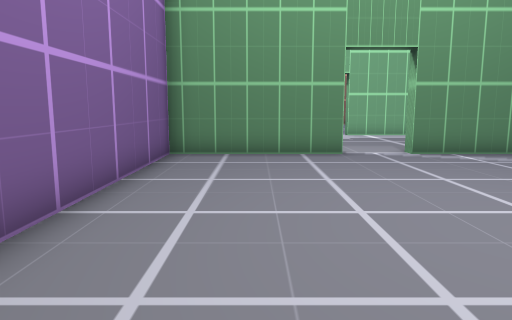
view 1 (above)

21 first-person views from a walk through a scene from a Unity 3-D project. The camera is 1.3 m above the floor, tilts 8° down and sees 70° across. The floor is counted in squares, 1 m on a side. Each view is taken from the middle of a square. On the plan, view 1 faces up. The plan holds only what a view shows up to about 15 squares ahead; the rest is blank. The place goes on beyond the plan. The player character is not drawn.

view 2
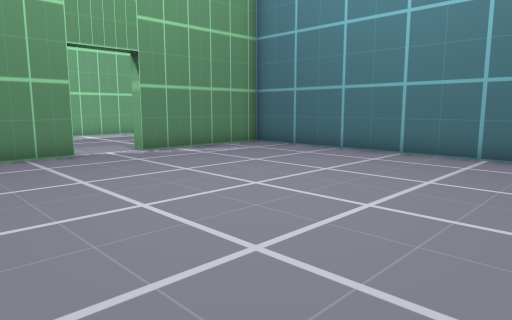

view 3
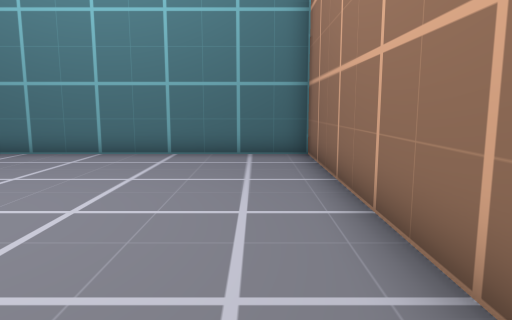

view 4
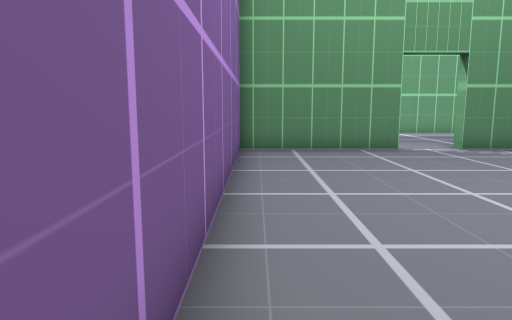

view 5
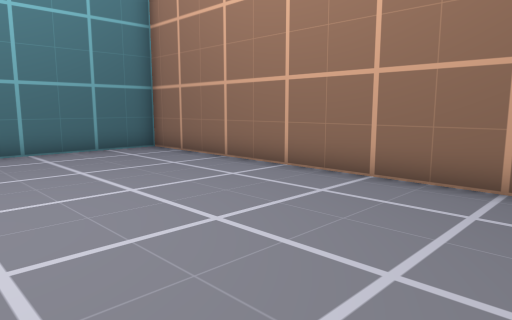

view 6
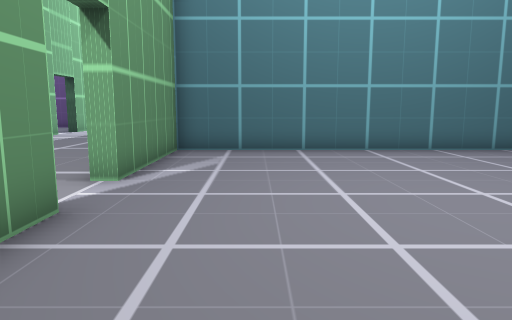

view 7
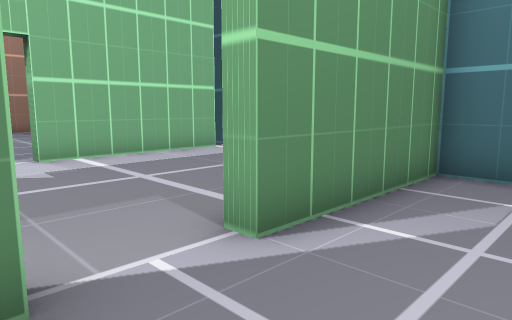

view 8
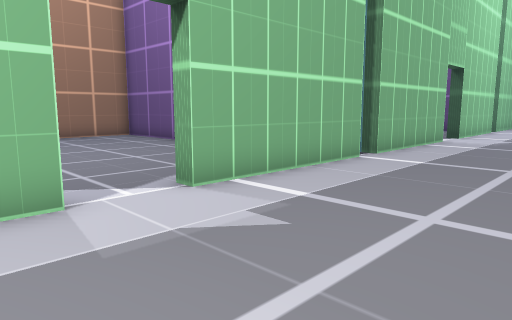

view 9
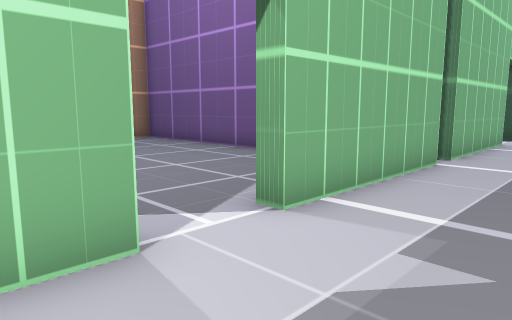

view 10
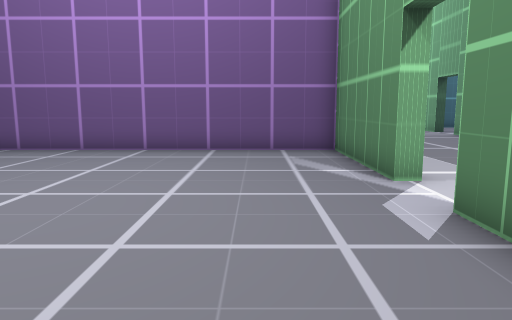

view 11
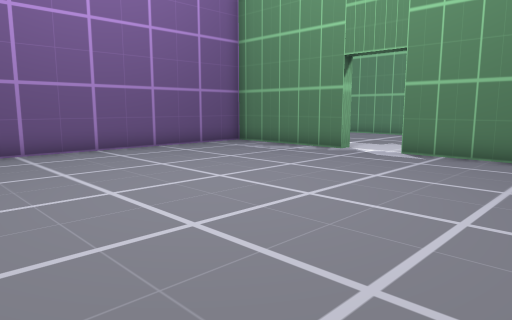

view 12
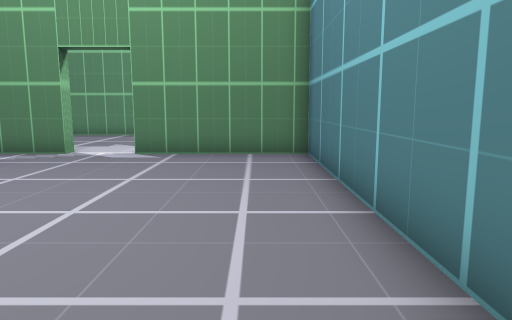

view 13
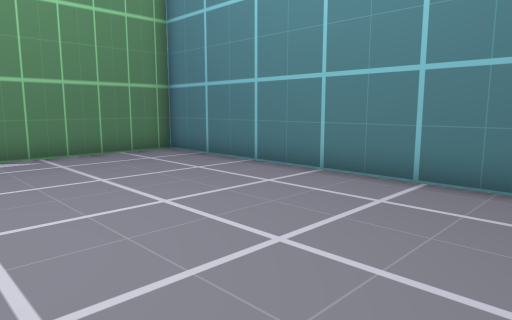

view 14
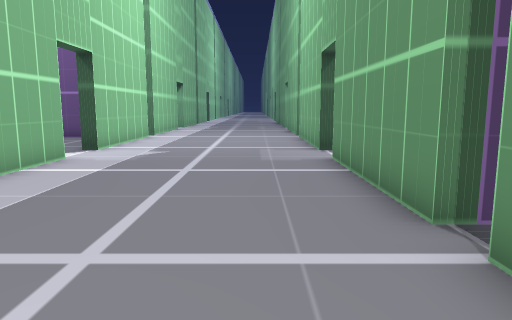

view 15
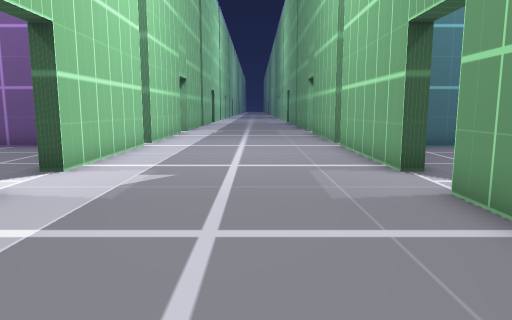

view 16
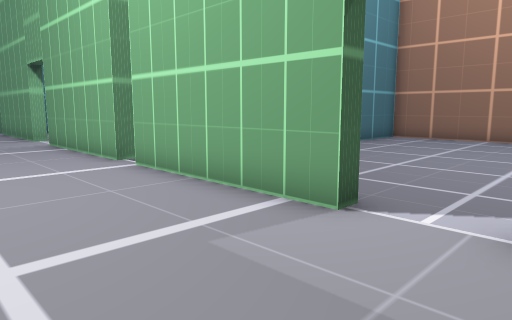

view 17
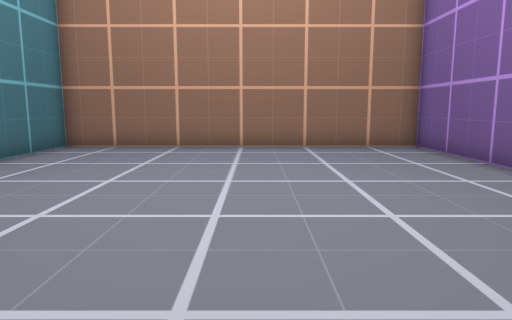

view 18
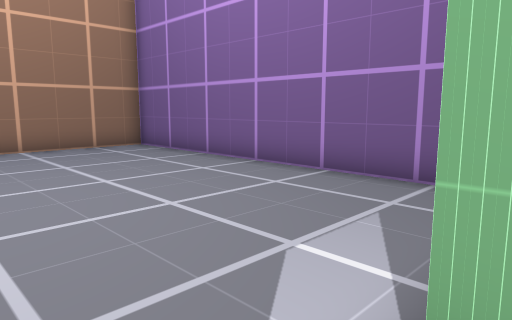

view 19
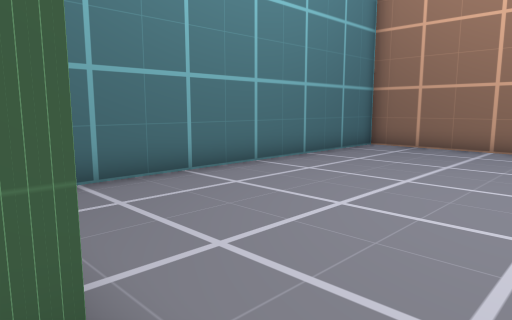

view 20
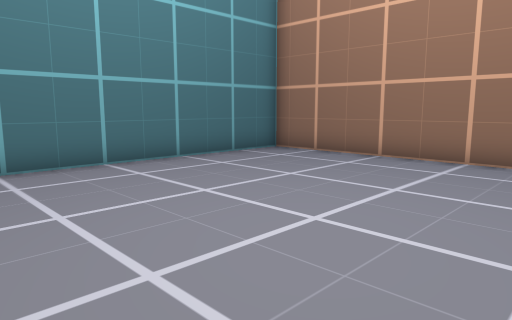

view 21
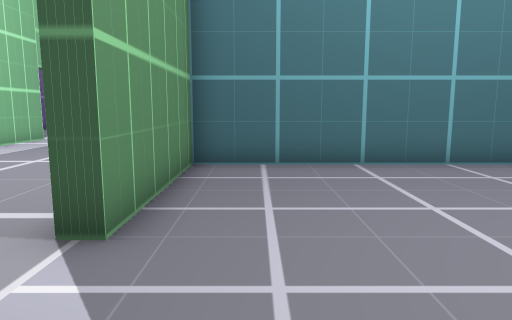

### Floor plan
Ten units are one square. View 1 is at (0, 0); x grows to the right and y downward. Boxes are objects, and circles mark ways between rooms. Rooms are numbered by the first view taken in them; rooms with no view inside come last. Other rooms are left out.
<svg viewBox="-30 -296 340 316">
<path fill="none" stroke="#000" d="M26 -105 -25 -105 -25 4M-10 15 95 15 95 -105 45 -105M110 -110 165 -110M101 -180 45 -180M45 -105 45 -110M26 -180 14 -180M166 -180 110 -180M185 -105 185 -110 240 -110M240 -180 185 -180M250 -110 305 -110M262 -180 250 -180M302 -180 278 -180M45 -180 45 -185 95 -185 95 -291M-25 -280 -25 -185 25 -185M115 -89 115 15 235 15 235 -105 185 -105"/>
<circle cx="35" cy="-110" r="3" fill="#2a7"/>
<circle cx="35" cy="-180" r="3" fill="#2a7"/>
<circle cx="175" cy="-110" r="3" fill="#2a7"/>
<text x="30" y="-50">1</text>
<text x="90" y="-140">2</text>
<text x="30" y="-240">3</text>
<text x="170" y="-50">4</text>
</svg>
Room 1 opens to room 2. Room 2 opens to room 3. Room 2 opens to room 4.

Where each view was taken, in squares from view 1:
view 1: 0 up, 0 right, facing up
view 2: 0 up, 1 left, facing up-right
view 3: 0 up, 1 left, facing right
view 4: 1 down, 2 left, facing up
view 5: 5 up, 2 left, facing down-right
view 6: 8 up, 2 left, facing right
view 7: 8 up, 2 right, facing up-right
view 8: 13 up, 1 right, facing up-right
view 9: 15 up, 1 right, facing up-right
view 10: 21 up, 2 left, facing right
view 11: 29 up, 2 left, facing down-right
view 12: 29 up, 1 left, facing down
view 13: 29 up, 4 right, facing down-left
view 14: 13 up, 7 right, facing right
view 15: 14 up, 11 right, facing right
view 16: 15 up, 16 right, facing down-right
view 17: 11 up, 17 right, facing down
view 18: 11 up, 18 right, facing down-left
view 19: 11 up, 17 right, facing down-right
view 20: 8 up, 15 right, facing down-right
view 21: 9 up, 15 right, facing right
